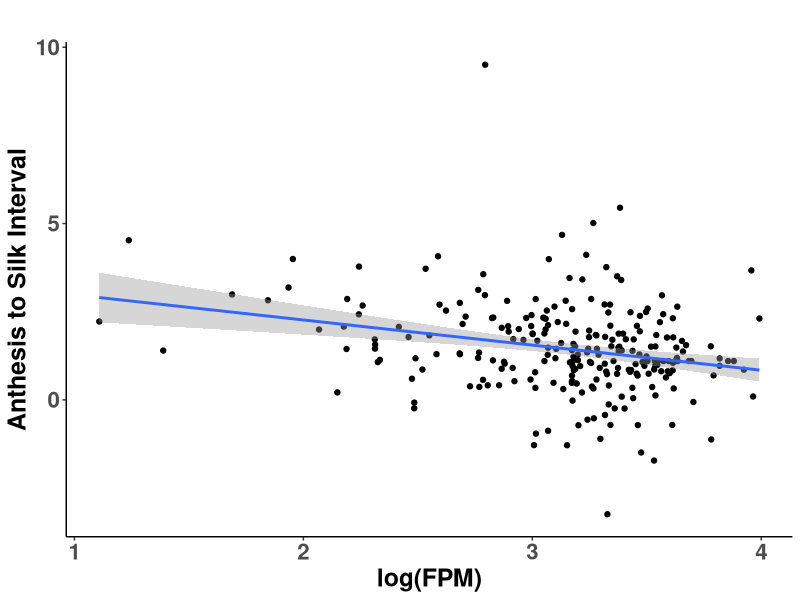
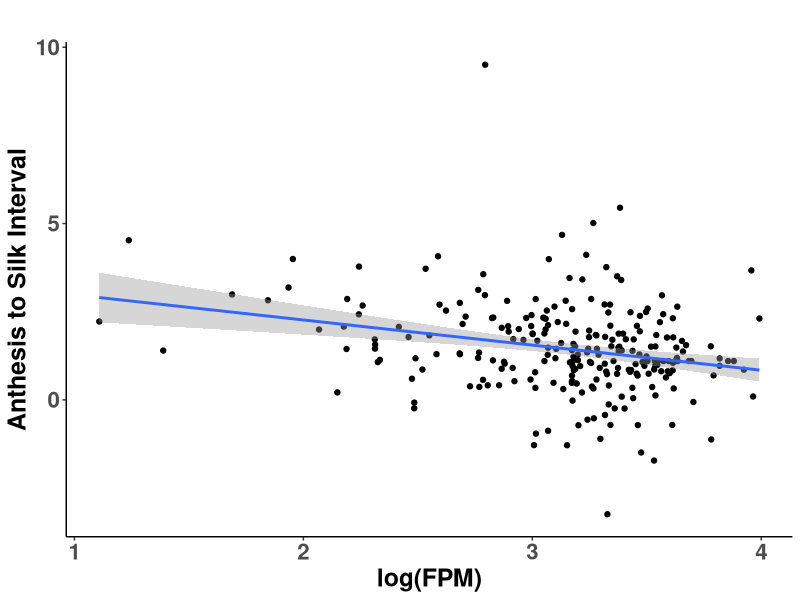

Write the R code that produced these figures, in order. (Note: this script raises an error after producing the figures.)
## ---- chunk 1
knitr::opts_chunk$set(echo = TRUE) 
knitr::opts_knit$set(root.dir=normalizePath('../../')) 
## ---- chunk 2
library("data.table")

goi <- fread("cache/goi.csv", header=TRUE, data.table=FALSE)
table(goi$TissueWODate)

day <- subset(goi, TissueWODate %in% "LMAD")[, -1:-6]
day <- day[!duplicated(day$AmesName), ] 
day <- day[, -2]
# removed 7 duplicated ones

night <- subset(goi, TissueWODate %in% "LMAN")[, -1:-8]
night <- night[!duplicated(night$AmesName), ] 
# removed 15 duplicated ones

df <- merge(day, night, by="AmesName")

## ---- chunk 3
library(tidyr)

#### calculate ratio of day/night
df2 <- df[,1:2]
n <- ncol(day)
for(i in 3:n){
  df2$newcol <- df[, i] - df[, i+n-2]
  names(df2)[ncol(df2)] <- gsub("\\..", "", names(df)[i])
}


df2 <- df2[order(df2$GRMZM2G140559, decreasing=TRUE),]
## ---- chunk 4
pheno <- read.delim("data/geno_trait.txt")

pg <- merge(df2, pheno, by.x="RawPhenotypeNames", by.y="genotype")

cor.test(log(pg$GRMZM2G140559), pg$DaysToTassel)
cor.test(log(pg$GRMZM2G140559), pg$DaystoSilk)
cor.test(log(pg$GRMZM2G140559), pg$AnthesistoSilkInterval)
cor.test(log(pg$GRMZM2G140559), pg$GDDAnthesis.SilkingInterval)
cor.test(log(pg$GRMZM2G140559), pg$GDDDaystoTassel)
cor.test(log(pg$GRMZM2G140559), pg$GDDDaystoSilk)


## ---- chunk 5
library(tidyr)

#### calculate ratio of day/night
df2 <- df[,1:2]
n <- ncol(day)
for(i in 3:n){
  df2$newcol <- df[, i]/df[, i+n-2]
  names(df2)[ncol(df2)] <- gsub("\\..", "", names(df)[i])
}


df2 <- df2[order(df2$GRMZM2G140559, decreasing=TRUE),]
## ---- chunk 6
pheno <- read.delim("data/geno_trait.txt")

pg <- merge(df2, pheno, by.x="RawPhenotypeNames", by.y="genotype")

cor.test(log(pg$GRMZM2G140559), pg$DaysToTassel)
cor.test(log(pg$GRMZM2G140559), pg$GDDAnthesis.SilkingInterval)
cor.test(log(pg$GRMZM2G140559), pg$GDDDaystoTassel)
cor.test(log(pg$GRMZM2G140559), pg$AnthesistoSilkInterval)

night <- subset(goi, TissueWODate %in% "LMAN")[, -1:-6]
np <- merge(night, pheno, by.x="RawPhenotypeNames", by.y="genotype")

cor.test(np$GRMZM2G140559, np$DaysToTassel)
cor.test(np$GRMZM2G140559, np$DaystoSilk)
cor.test(np$GRMZM2G140559, np$AnthesistoSilkInterval)
cor.test(np$GRMZM2G140559, np$GDDAnthesis.SilkingInterval)
cor.test(np$GRMZM2G140559, np$GDDDaystoTassel)
cor.test(np$GRMZM2G140559, np$GDDDaystoSilk)

day <- subset(goi, TissueWODate %in% "LMAD")[, -1:-6]
dp <- merge(day, pheno, by.x="RawPhenotypeNames", by.y="genotype")

cor.test(dp$GRMZM2G140559, dp$DaysToTassel)
cor.test(dp$GRMZM2G140559, dp$DaystoSilk)
cor.test(dp$GRMZM2G140559, dp$AnthesistoSilkInterval)
cor.test(dp$GRMZM2G140559, dp$GDDAnthesis.SilkingInterval)
cor.test(dp$GRMZM2G140559, dp$GDDDaystoTassel)
cor.test(dp$GRMZM2G140559, dp$GDDDaystoSilk)

## ---- chunk 7
library(ggplot2)

p <- ggplot(np, aes(x=log(GRMZM2G140559), y=AnthesistoSilkInterval)) +
    geom_point() +
    geom_smooth(method=lm) +
    xlab("log(FPM)") +
    ylab("Anthesis to Silk Interval") +
    ggtitle("") +
    theme_classic() +
    #labs(color = "") +
    #scale_y_continuous(limits = c(-0.01, 1)) +
    #geom_vline(xintercept=0, linetype="dashed", color = "red") +
    theme(plot.title = element_text(size=20, face = "bold"), 
          axis.text=element_text(size=16, face="bold"),
          strip.text.x = element_text(size = 16, face = "bold"),
          axis.title=element_text(size=18, face="bold"),
          #axis.text.x = element_text(angle = 20, hjust=0.6),
          legend.position = "none", 
          #axis.text.x = element_text(angle = 20, hjust=0.6),
          legend.title = element_text(size=18, face="bold"),
          legend.text = element_text(size=18))
p


pdf("graphs/regression_flowering_FPM.pdf", width = 8, height= 6)
p
dev.off()
## ---- chunk 8
library("data.table")

goi_m <- fread("cache/goi_m.csv", header=TRUE, data.table=FALSE)
table(goi$TissueWODate)


groot <- subset(goi_m, TissueWODate %in% "GRoot")[, -1:-8]
groot <- groot[!duplicated(groot$AmesName), ] 

gshoot <- subset(goi_m, TissueWODate %in% "GShoot")[, -1:-6]
gshoot <- gshoot[!duplicated(gshoot$AmesName), ] 
gshoot <- gshoot[,-2]

df_sr <- merge(gshoot, groot, by="AmesName")

## ---- chunk 9
library(tidyr)

#### calculate ratio of day/night
df2_sr <- df_sr[,1:2]
n <- ncol(gshoot)
for(i in 3:n){
  df2_sr$newcol <- df_sr[, i] - df_sr[, i+n-2]
  names(df2_sr)[ncol(df2_sr)] <- gsub("\\..", "", names(df_sr)[i])
}


df2_sr <- df2_sr[order(df2_sr$AC148152_FG005, decreasing=TRUE),]
## ---- chunk 10
pheno_m <- read.delim("data/metabolite_rep1_genotype_namecorrect.txt")

pg_sr <- merge(df2_sr, pheno_m, by.x="RawPhenotypeNames", by.y="genotype")

pn <- subset(mt_gshoot, id %in% "AC148152.3_FG005")[,c(1,5,10)] 

idx <- which(colnames(pg_sr) %in% pn$trait)

for (i in idx) {
  cor.test(log(pg_sr$AC148152_FG005), pg_sr[,i])
}

cor.test(log(pg_sr$AC148152_FG005), pg_sr[,idx[1]])
cor.test(log(pg_sr$AC148152_FG005), pg_sr[,idx[2]])
cor.test(log(pg_sr$AC148152_FG005), pg_sr[,idx[3]])
cor.test(log(pg_sr$AC148152_FG005), pg_sr[,idx[4]])
cor.test(log(pg_sr$AC148152_FG005), pg_sr[,idx[5]])
cor.test(log(pg_sr$AC148152_FG005), pg_sr[,idx[6]])
cor.test(log(pg_sr$AC148152_FG005), pg_sr[,idx[7]])
cor.test(log(pg_sr$AC148152_FG005), pg_sr[,idx[8]])
cor.test(log(pg_sr$AC148152_FG005), pg_sr[,idx[9]])

## ---- chunk 11
library(tidyr)

#### calculate ratio of day/night
df2_sr <- df_sr[,1:2]
n <- ncol(gshoot)
for(i in 3:n){
  df2_sr$newcol <- df_sr[, i]/df_sr[, i+n-2]
  names(df2_sr)[ncol(df2_sr)] <- gsub("\\..", "", names(df_sr)[i])
}


df2_sr <- df2_sr[order(df2_sr$AC148152_FG005, decreasing=TRUE),]
## ---- chunk 12
pheno_m <- read.delim("data/metabolite_rep1_genotype_namecorrect.txt")

pg_sr <- merge(df2_sr, pheno_m, by.x="RawPhenotypeNames", by.y="genotype")

pn <- subset(mt_gshoot, id %in% "AC148152.3_FG005")[,c(1,5,10)] 

idx <- which(colnames(pg_sr) %in% pn$trait)



cor.test(log(pg_sr$AC148152_FG005), pg_sr[,idx[1]])
cor.test(log(pg_sr$AC148152_FG005), pg_sr[,idx[2]])
cor.test(log(pg_sr$AC148152_FG005), pg_sr[,idx[3]])
cor.test(log(pg_sr$AC148152_FG005), pg_sr[,idx[4]])
cor.test(log(pg_sr$AC148152_FG005), pg_sr[,idx[5]])
cor.test(log(pg_sr$AC148152_FG005), pg_sr[,idx[6]])
cor.test(log(pg_sr$AC148152_FG005), pg_sr[,idx[7]])
cor.test(log(pg_sr$AC148152_FG005), pg_sr[,idx[8]])
cor.test(log(pg_sr$AC148152_FG005), pg_sr[,idx[9]])

## ---- chunk 13
pg_sr <- merge(gshoot, pheno_m, by.x="RawPhenotypeNames", by.y="genotype")
idx <- which(colnames(pg_sr) %in% pn$trait)

cor.test(log(pg_sr$AC148152.3_FG005), pg_sr[,idx[1]])
cor.test(log(pg_sr$AC148152.3_FG005), pg_sr[,idx[2]])
cor.test(log(pg_sr$AC148152.3_FG005), pg_sr[,idx[3]])
cor.test(log(pg_sr$AC148152.3_FG005), pg_sr[,idx[4]])
cor.test(log(pg_sr$AC148152.3_FG005), pg_sr[,idx[5]])
cor.test(log(pg_sr$AC148152.3_FG005), pg_sr[,idx[6]])
cor.test(log(pg_sr$AC148152.3_FG005), pg_sr[,idx[7]])
cor.test(log(pg_sr$AC148152.3_FG005), pg_sr[,idx[8]])
cor.test(log(pg_sr$AC148152.3_FG005), pg_sr[,idx[9]])
## ---- chunk 14
library(ggplot2)

p <- ggplot(pg_sr, aes(x=log(AC148152.3_FG005), y=X.1060..pyruvic.acid..6.714)) +
    geom_point() +
    geom_smooth(method=lm) +
    xlab("log(FPM)") +
    ylab("pyruvic.acid") +
    ggtitle("") +
    theme_classic() +
    #labs(color = "") +
    #scale_y_continuous(limits = c(-0.01, 1)) +
    #geom_vline(xintercept=0, linetype="dashed", color = "red") +
    theme(plot.title = element_text(size=20, face = "bold"), 
          axis.text=element_text(size=16, face="bold"),
          strip.text.x = element_text(size = 16, face = "bold"),
          axis.title=element_text(size=18, face="bold"),
          #axis.text.x = element_text(angle = 20, hjust=0.6),
          legend.position = "none", 
          #axis.text.x = element_text(angle = 20, hjust=0.6),
          legend.title = element_text(size=18, face="bold"),
          legend.text = element_text(size=18))
p


pdf("graphs/regression_pyruvic.acid_FPM.pdf", width = 8, height= 6)
p
dev.off()
## ---- chunk 15
library(ggplot2)

p <- ggplot(pg_sr, aes(x=log(AC148152.3_FG005), y=X.5988..Sucrose..23.988..s100)) +
    geom_point() +
    geom_smooth(method=lm) +
    xlab("log(FPM)") +
    ylab("Sucrose") +
    ggtitle("") +
    theme_classic() +
    #labs(color = "") +
    #scale_y_continuous(limits = c(-0.01, 1)) +
    #geom_vline(xintercept=0, linetype="dashed", color = "red") +
    theme(plot.title = element_text(size=20, face = "bold"), 
          axis.text=element_text(size=16, face="bold"),
          strip.text.x = element_text(size = 16, face = "bold"),
          axis.title=element_text(size=18, face="bold"),
          #axis.text.x = element_text(angle = 20, hjust=0.6),
          legend.position = "none", 
          #axis.text.x = element_text(angle = 20, hjust=0.6),
          legend.title = element_text(size=18, face="bold"),
          legend.text = element_text(size=18))
p


pdf("graphs/regression_Sucrose_FPM.pdf", width = 8, height= 6)
p
dev.off()
